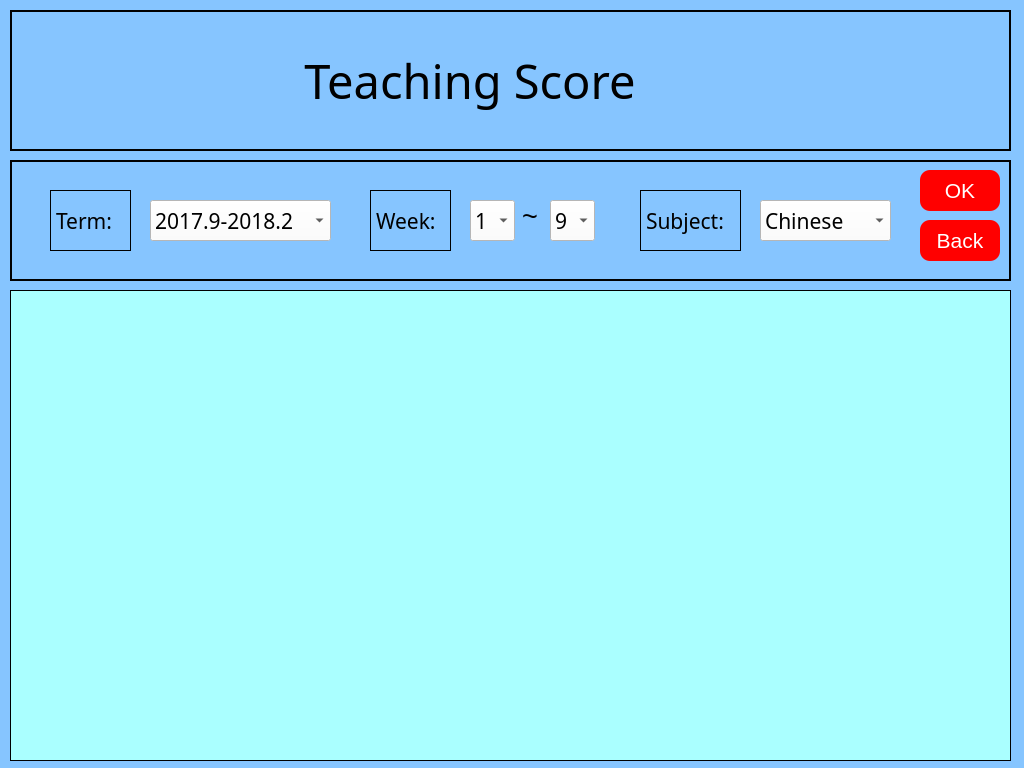
<?xml version="1.0" encoding="UTF-8"?>
<ui version="4.0">
 <class>Teacher_Score</class>
 <widget class="QDialog" name="Teacher_Score">
  <property name="geometry">
   <rect>
    <x>0</x>
    <y>0</y>
    <width>1024</width>
    <height>768</height>
   </rect>
  </property>
  <property name="windowTitle">
   <string>Dialog</string>
  </property>
  <property name="styleSheet">
   <string notr="true">background-color: rgb(134, 197, 255);</string>
  </property>
  <widget class="QFrame" name="frame_3">
   <property name="geometry">
    <rect>
     <x>10</x>
     <y>10</y>
     <width>1001</width>
     <height>141</height>
    </rect>
   </property>
   <property name="frameShape">
    <enum>QFrame::Box</enum>
   </property>
   <property name="frameShadow">
    <enum>QFrame::Plain</enum>
   </property>
   <property name="lineWidth">
    <number>2</number>
   </property>
   <widget class="QLabel" name="label_2">
    <property name="geometry">
     <rect>
      <x>870</x>
      <y>11</y>
      <width>115</width>
      <height>115</height>
     </rect>
    </property>
    <property name="text">
     <string/>
    </property>
    <property name="pixmap">
     <pixmap resource="res.qrc">:/pic/tubiao.jpg</pixmap>
    </property>
   </widget>
   <widget class="QLabel" name="label">
    <property name="geometry">
     <rect>
      <x>220</x>
      <y>11</y>
      <width>480</width>
      <height>119</height>
     </rect>
    </property>
    <property name="minimumSize">
     <size>
      <width>0</width>
      <height>0</height>
     </size>
    </property>
    <property name="font">
     <font>
      <family>Sans Serif</family>
      <pointsize>35</pointsize>
      <weight>50</weight>
      <italic>false</italic>
      <bold>false</bold>
     </font>
    </property>
    <property name="styleSheet">
     <string notr="true">font: 35pt &quot;Sans Serif&quot;;
color: rgb(0, 0, 0);
</string>
    </property>
    <property name="text">
     <string>Teaching Score</string>
    </property>
    <property name="alignment">
     <set>Qt::AlignCenter</set>
    </property>
   </widget>
  </widget>
  <widget class="QwtPlot" name="qwtPlot">
   <property name="geometry">
    <rect>
     <x>10</x>
     <y>290</y>
     <width>1001</width>
     <height>471</height>
    </rect>
   </property>
   <property name="font">
    <font>
     <pointsize>15</pointsize>
    </font>
   </property>
   <property name="cursor">
    <cursorShape>ClosedHandCursor</cursorShape>
   </property>
   <property name="styleSheet">
    <string notr="true">background-color: rgb(170, 255, 255);</string>
   </property>
   <property name="frameShape">
    <enum>QFrame::Box</enum>
   </property>
   <property name="canvasBackground">
    <brush brushstyle="SolidPattern">
     <color alpha="255">
      <red>170</red>
      <green>255</green>
      <blue>255</blue>
     </color>
    </brush>
   </property>
  </widget>
  <widget class="QFrame" name="frame">
   <property name="geometry">
    <rect>
     <x>10</x>
     <y>160</y>
     <width>1001</width>
     <height>121</height>
    </rect>
   </property>
   <property name="frameShape">
    <enum>QFrame::Box</enum>
   </property>
   <property name="frameShadow">
    <enum>QFrame::Plain</enum>
   </property>
   <property name="lineWidth">
    <number>2</number>
   </property>
   <widget class="QLabel" name="label_14">
    <property name="geometry">
     <rect>
      <x>512</x>
      <y>40</y>
      <width>23</width>
      <height>33</height>
     </rect>
    </property>
    <property name="font">
     <font>
      <pointsize>20</pointsize>
     </font>
    </property>
    <property name="text">
     <string>~</string>
    </property>
   </widget>
   <widget class="QComboBox" name="comboBox_7">
    <property name="geometry">
     <rect>
      <x>460</x>
      <y>40</y>
      <width>45</width>
      <height>41</height>
     </rect>
    </property>
    <property name="font">
     <font>
      <family>Sans Serif</family>
      <pointsize>16</pointsize>
      <weight>50</weight>
      <italic>false</italic>
      <bold>false</bold>
     </font>
    </property>
    <property name="styleSheet">
     <string notr="true">background-color: rgb(255, 255, 255);
font: 16pt &quot;Sans Serif&quot;;</string>
    </property>
    <item>
     <property name="text">
      <string>1</string>
     </property>
    </item>
    <item>
     <property name="text">
      <string>2</string>
     </property>
    </item>
    <item>
     <property name="text">
      <string>3</string>
     </property>
    </item>
    <item>
     <property name="text">
      <string>4</string>
     </property>
    </item>
    <item>
     <property name="text">
      <string>5</string>
     </property>
    </item>
    <item>
     <property name="text">
      <string>6</string>
     </property>
    </item>
    <item>
     <property name="text">
      <string>7</string>
     </property>
    </item>
    <item>
     <property name="text">
      <string>8</string>
     </property>
    </item>
    <item>
     <property name="text">
      <string>9</string>
     </property>
    </item>
    <item>
     <property name="text">
      <string/>
     </property>
    </item>
    <item>
     <property name="text">
      <string/>
     </property>
    </item>
   </widget>
   <widget class="QComboBox" name="comboBox_subject">
    <property name="geometry">
     <rect>
      <x>750</x>
      <y>40</y>
      <width>131</width>
      <height>41</height>
     </rect>
    </property>
    <property name="font">
     <font>
      <family>Sans Serif</family>
      <pointsize>16</pointsize>
      <weight>50</weight>
      <italic>false</italic>
      <bold>false</bold>
     </font>
    </property>
    <property name="styleSheet">
     <string notr="true">background-color: rgb(255, 255, 255);
font: 16pt &quot;Sans Serif&quot;;</string>
    </property>
    <item>
     <property name="text">
      <string>Chinese</string>
     </property>
    </item>
    <item>
     <property name="text">
      <string>Math</string>
     </property>
    </item>
    <item>
     <property name="text">
      <string>English</string>
     </property>
    </item>
    <item>
     <property name="text">
      <string>Physics</string>
     </property>
    </item>
    <item>
     <property name="text">
      <string>Chemistry</string>
     </property>
    </item>
    <item>
     <property name="text">
      <string>Biology</string>
     </property>
    </item>
   </widget>
   <widget class="QComboBox" name="comboBox_8">
    <property name="geometry">
     <rect>
      <x>540</x>
      <y>40</y>
      <width>45</width>
      <height>41</height>
     </rect>
    </property>
    <property name="font">
     <font>
      <family>Sans Serif</family>
      <pointsize>16</pointsize>
      <weight>50</weight>
      <italic>false</italic>
      <bold>false</bold>
     </font>
    </property>
    <property name="styleSheet">
     <string notr="true">background-color: rgb(255, 255, 255);
font: 16pt &quot;Sans Serif&quot;;</string>
    </property>
    <item>
     <property name="text">
      <string>9</string>
     </property>
    </item>
    <item>
     <property name="text">
      <string>2</string>
     </property>
    </item>
    <item>
     <property name="text">
      <string>3</string>
     </property>
    </item>
    <item>
     <property name="text">
      <string>4</string>
     </property>
    </item>
    <item>
     <property name="text">
      <string>5</string>
     </property>
    </item>
    <item>
     <property name="text">
      <string>6</string>
     </property>
    </item>
    <item>
     <property name="text">
      <string>7</string>
     </property>
    </item>
    <item>
     <property name="text">
      <string>8</string>
     </property>
    </item>
    <item>
     <property name="text">
      <string/>
     </property>
    </item>
   </widget>
   <widget class="QComboBox" name="comboBox_6">
    <property name="geometry">
     <rect>
      <x>140</x>
      <y>40</y>
      <width>181</width>
      <height>41</height>
     </rect>
    </property>
    <property name="font">
     <font>
      <family>Sans Serif</family>
      <pointsize>16</pointsize>
      <weight>50</weight>
      <italic>false</italic>
      <bold>false</bold>
     </font>
    </property>
    <property name="styleSheet">
     <string notr="true">background-color: rgb(255, 255, 255);
font: 16pt &quot;Sans Serif&quot;;</string>
    </property>
    <item>
     <property name="text">
      <string>2017.9-2018.2</string>
     </property>
    </item>
    <item>
     <property name="text">
      <string>2018.3-2018.7</string>
     </property>
    </item>
   </widget>
   <widget class="QLabel" name="label_10">
    <property name="geometry">
     <rect>
      <x>40</x>
      <y>30</y>
      <width>81</width>
      <height>61</height>
     </rect>
    </property>
    <property name="font">
     <font>
      <family>Sans Serif</family>
      <pointsize>16</pointsize>
      <weight>50</weight>
      <italic>false</italic>
      <bold>false</bold>
     </font>
    </property>
    <property name="styleSheet">
     <string notr="true">font: 16pt &quot;Sans Serif&quot;;</string>
    </property>
    <property name="frameShape">
     <enum>QFrame::Box</enum>
    </property>
    <property name="text">
     <string>Term:</string>
    </property>
   </widget>
   <widget class="QLabel" name="label_13">
    <property name="geometry">
     <rect>
      <x>630</x>
      <y>30</y>
      <width>101</width>
      <height>61</height>
     </rect>
    </property>
    <property name="font">
     <font>
      <family>Sans Serif</family>
      <pointsize>16</pointsize>
      <weight>50</weight>
      <italic>false</italic>
      <bold>false</bold>
     </font>
    </property>
    <property name="styleSheet">
     <string notr="true">font: 16pt &quot;Sans Serif&quot;;</string>
    </property>
    <property name="frameShape">
     <enum>QFrame::Box</enum>
    </property>
    <property name="text">
     <string>Subject:</string>
    </property>
   </widget>
   <widget class="QLabel" name="label_12">
    <property name="geometry">
     <rect>
      <x>360</x>
      <y>30</y>
      <width>81</width>
      <height>61</height>
     </rect>
    </property>
    <property name="font">
     <font>
      <family>Sans Serif</family>
      <pointsize>16</pointsize>
      <weight>50</weight>
      <italic>false</italic>
      <bold>false</bold>
     </font>
    </property>
    <property name="styleSheet">
     <string notr="true">font: 16pt &quot;Sans Serif&quot;;</string>
    </property>
    <property name="frameShape">
     <enum>QFrame::Box</enum>
    </property>
    <property name="text">
     <string>Week:</string>
    </property>
   </widget>
   <widget class="QPushButton" name="pushButton_teacher_3">
    <property name="geometry">
     <rect>
      <x>910</x>
      <y>10</y>
      <width>80</width>
      <height>41</height>
     </rect>
    </property>
    <property name="minimumSize">
     <size>
      <width>0</width>
      <height>0</height>
     </size>
    </property>
    <property name="font">
     <font>
      <family>Arial</family>
      <pointsize>16</pointsize>
      <weight>50</weight>
      <italic>false</italic>
      <bold>false</bold>
     </font>
    </property>
    <property name="styleSheet">
     <string notr="true">color:rgb(255,255,255);
font: 16pt &quot;Sans Serif&quot;;
	border-radius:10px;
	
background-color: rgb(255, 0, 0);
	font-family:Arial;</string>
    </property>
    <property name="text">
     <string>OK</string>
    </property>
   </widget>
   <widget class="QPushButton" name="pushButton_teacher">
    <property name="geometry">
     <rect>
      <x>910</x>
      <y>60</y>
      <width>80</width>
      <height>41</height>
     </rect>
    </property>
    <property name="minimumSize">
     <size>
      <width>0</width>
      <height>0</height>
     </size>
    </property>
    <property name="font">
     <font>
      <family>Arial</family>
      <pointsize>16</pointsize>
      <weight>50</weight>
      <italic>false</italic>
      <bold>false</bold>
     </font>
    </property>
    <property name="styleSheet">
     <string notr="true">color:rgb(255,255,255);
font: 16pt &quot;Sans Serif&quot;;
	border-radius:10px;
	
background-color: rgb(255, 0, 0);
	font-family:Arial;</string>
    </property>
    <property name="text">
     <string>Back</string>
    </property>
   </widget>
  </widget>
 </widget>
 <customwidgets>
  <customwidget>
   <class>QwtPlot</class>
   <extends>QFrame</extends>
   <header>qwt_plot.h</header>
   <container>1</container>
  </customwidget>
 </customwidgets>
 <resources>
  <include location="res.qrc"/>
 </resources>
 <connections/>
</ui>
